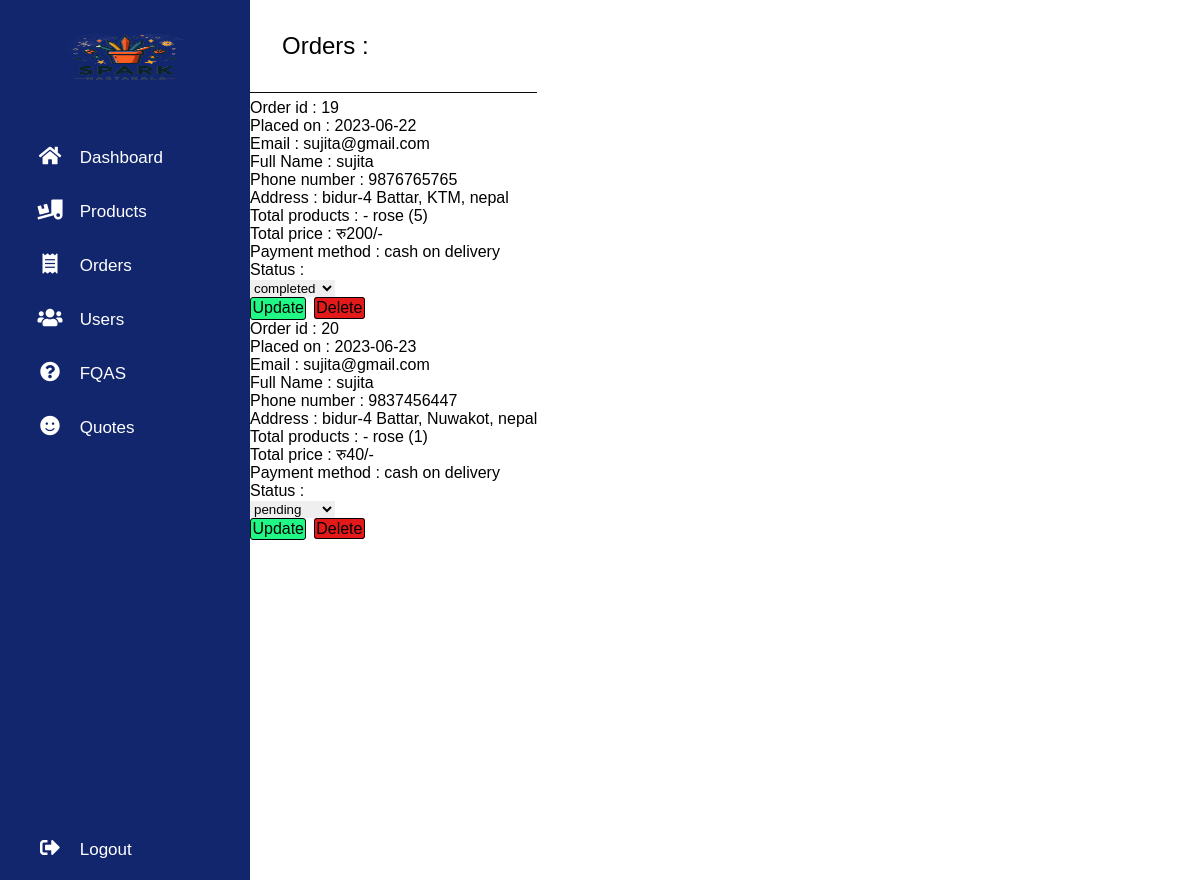
Screenshot of /adminorder.php (signed in) with the database file from the repository.
### tables this page shows
CREATE TABLE `orders` (
  `id` int(11) NOT NULL,
  `Full_name` varchar(225) NOT NULL,
  `email` varchar(225) NOT NULL,
  `number` bigint(225) NOT NULL,
  `method` varchar(225) NOT NULL,
  `address` varchar(225) NOT NULL,
  `total_products` varchar(225) DEFAULT NULL,
  `total_price` int(225) NOT NULL,
  `date` date NOT NULL,
  `status` varchar(225) DEFAULT NULL
);

### adminorder.php (the view, shortened to what this page needs)
<!DOCTYPE html>
<html lang="en">
<head>
    <link rel="stylesheet" href="css/dashboard.css" />
    <link rel="stylesheet" href="https://cdnjs.cloudflare.com/ajax/libs/font-awesome/5.15.4/css/all.min.css" />
</head>
<body>
    <?php @include 'adminheader.php'; ?>
    <section>
        <h1 class="title">Orders :</h1>
        <div class="box-container">
            <?php
            $select_orders = mysqli_query($con, "SELECT * FROM `orders`") or die('query failed');
            if (mysqli_num_rows($select_orders) > 0) {
                while ($fetch_orders = mysqli_fetch_assoc($select_orders)) {
            ?>
                    <div class="box">
                        <p> Order id : <span><?php echo $fetch_orders['id']; ?></span> </p>
                        <p> Placed on : <span><?php echo $fetch_orders['date']; ?></span> </p>
                        <p> Email : <span><?php echo $fetch_orders['email']; ?></span> </p>
                        <p> Full Name : <span><?php echo $fetch_orders['Full_name']; ?></span> </p>
                        <p> Phone number : <span><?php echo $fetch_orders['number']; ?></span> </p>
                        <p> Address : <span><?php echo $fetch_orders['address']; ?></span> </p>
                        <p> Total products : <span><?php echo $fetch_orders['total_products']; ?></span> </p>
                        <p> Total price : <span>रु<?php echo $fetch_orders['total_price']; ?>/-</span> </p>
                        <p> Payment method : <span><?php echo $fetch_orders['method']; ?></span> </p>
                        <form action="" method="post">
                            <p>Status : </p>
                            <select name="update_payment">
                                <option><?php echo $fetch_orders['status']; ?></option>
                            </select><br />
                            <input type="submit" name="update_order" value="Update" class="option-btn">
                            <a href="adminorder.php?delete=<?php echo $fetch_orders['id']; ?>" class="delete-btn" onclick="return confirm('Delete this order?');">Delete</a>
                        </form>
                    </div>
            <?php
                }
            } else {
                echo '<p class="empty">No orders placed yet!</p>';
            }
            ?>
        </div>
    </section>
</body>
</html>

### css/dashboard.css (style rules this page uses)
* { margin: 0; padding: 0; outline: none; border: none; text-decoration: none; list-style: none; box-sizing: border-box; font-family: "Poppins", sans-serif; font-weight: 300; }
body { background: rgb(255, 255, 255); }
.title { background-color:rgb(255, 255, 255); width:100%; padding:2rem; border-bottom: 0.5px solid rgb(11, 11, 11); margin-bottom: 2%; }
.option-btn { color: rgb(0, 0, 0); text-decoration: none; margin-top: .5; font-weight: 500; background-color:rgb(33, 247, 133); border:1px solid black; border-radius: 3px; font-size: 1rem; margin-right:1%; padding:.5%; }
.delete-btn { color: rgb(0, 0, 0); text-decoration: none; margin-top: .5; font-weight: 500; background-color:rgb(228, 26, 26); border:1px solid black; border-radius: 3px; font-size: 1rem; padding:.5%; }

### rows the page displays
orders: id "19", date "2023-06-22", email "sujita@gmail.com", Full_name "sujita", number "9876765765", address "bidur-4 Battar, KTM, nepal", total_products "- rose (5)", total_price "200", method "cash on delivery", update_payment "completed"
orders: id "20", date "2023-06-23", email "sujita@gmail.com", Full_name "sujita", number "9837456447", address "bidur-4 Battar, Nuwakot, nepal", total_products "- rose (1)", total_price "40", method "cash on delivery", update_payment "pending"
